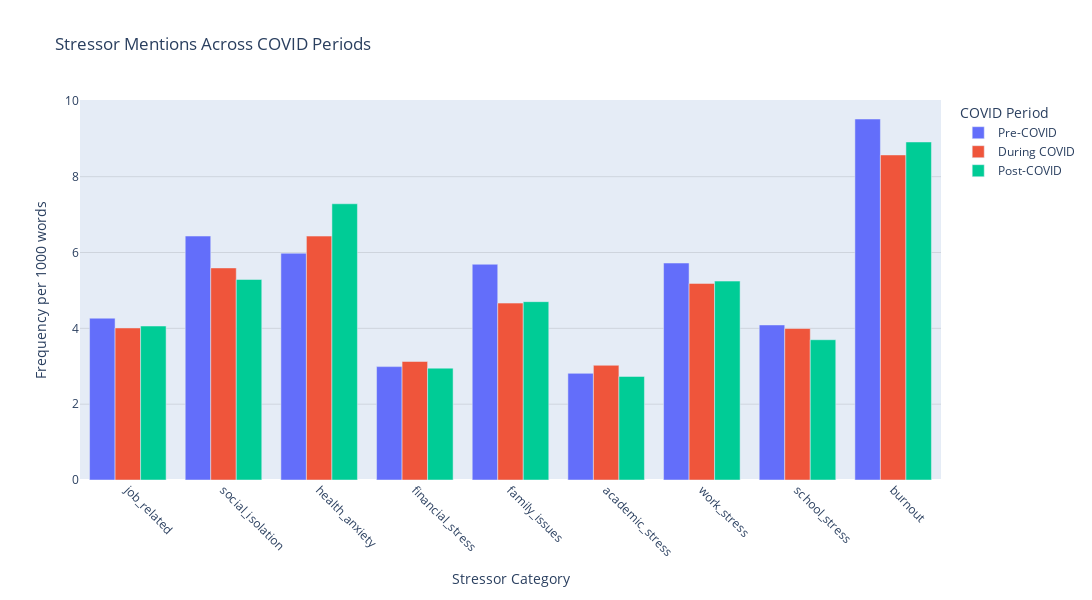

Notebook source saved alongside this figure:
### Code cell
import plotly.express as px

fig = px.bar(
    df,
    x="category",
    y="frequency",
    color="period",
    barmode="group",
    
    title="Stressor Mentions Across COVID Periods",
    labels={
        "category": "Stressor Category",
        "frequency": "Frequency per 1000 words",
        "period": "COVID Period"  # This becomes the legend title
    },
    
    category_orders={"period": period_order}
)

fig.update_layout(
    width=1200,
    height=600,
    xaxis_tickangle=45,
    yaxis_gridcolor='rgba(0,0,0,0.1)',
    margin=dict(b=120)
)

fig.show()

### Figure 1 — Plotly figure (JSON) as saved in the notebook; plotly's stock layout.template omitted (floating-point values rounded to 4 significant figures)
{"data": [{"alignmentgroup": "True", "hovertemplate": "COVID Period=Pre-COVID<br>Stressor Category=%{x}<br>Frequency per 1000 words=%{y}<extra></extra>", "legendgroup": "Pre-COVID", "marker": {"color": "#636efa", "pattern": {"shape": ""}}, "name": "Pre-COVID", "offsetgroup": "Pre-COVID", "orientation": "v", "showlegend": true, "textposition": "auto", "type": "bar", "x": ["job_related", "social_isolation", "health_anxiety", "financial_stress", "family_issues", "academic_stress", "work_stress", "school_stress", "burnout"], "xaxis": "x", "y": [4.268, 6.434, 5.981, 2.991, 5.69, 2.813, 5.723, 4.09, 9.522], "yaxis": "y"}, {"alignmentgroup": "True", "hovertemplate": "COVID Period=During COVID<br>Stressor Category=%{x}<br>Frequency per 1000 words=%{y}<extra></extra>", "legendgroup": "During COVID", "marker": {"color": "#EF553B", "pattern": {"shape": ""}}, "name": "During COVID", "offsetgroup": "During COVID", "orientation": "v", "showlegend": true, "textposition": "auto", "type": "bar", "x": ["job_related", "social_isolation", "health_anxiety", "financial_stress", "family_issues", "academic_stress", "work_stress", "school_stress", "burnout"], "xaxis": "x", "y": [4.011, 5.593, 6.433, 3.126, 4.666, 3.026, 5.185, 3.995, 8.573], "yaxis": "y"}, {"alignmentgroup": "True", "hovertemplate": "COVID Period=Post-COVID<br>Stressor Category=%{x}<br>Frequency per 1000 words=%{y}<extra></extra>", "legendgroup": "Post-COVID", "marker": {"color": "#00cc96", "pattern": {"shape": ""}}, "name": "Post-COVID", "offsetgroup": "Post-COVID", "orientation": "v", "showlegend": true, "textposition": "auto", "type": "bar", "x": ["job_related", "social_isolation", "health_anxiety", "financial_stress", "family_issues", "academic_stress", "work_stress", "school_stress", "burnout"], "xaxis": "x", "y": [4.061, 5.289, 7.286, 2.95, 4.703, 2.731, 5.246, 3.7, 8.916], "yaxis": "y"}], "layout": {"barmode": "group", "height": 600, "legend": {"title": {"text": "COVID Period"}, "tracegroupgap": 0}, "margin": {"b": 120}, "title": {"text": "Stressor Mentions Across COVID Periods"}, "width": 1200, "xaxis": {"anchor": "y", "domain": [0, 1], "tickangle": 45, "title": {"text": "Stressor Category"}}, "yaxis": {"anchor": "x", "domain": [0, 1], "gridcolor": "rgba(0,0,0,0.1)", "title": {"text": "Frequency per 1000 words"}}}}
